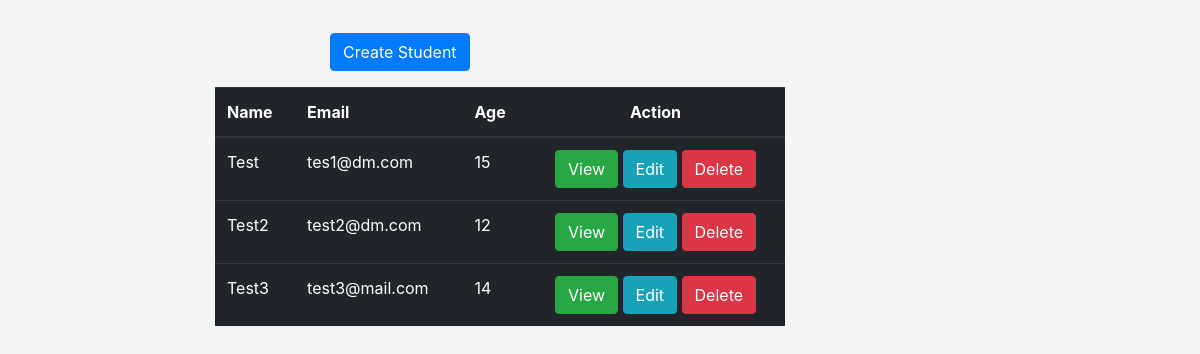
The page / on the database its author committed.
### student/models.py (models this page shows, shortened)
class CustomUser(AbstractUser):
    email = models.EmailField(max_length=254, unique=True, db_index=True)
    name = models.CharField(max_length=100, default='')
    age = models.PositiveIntegerField(default=0)
    gender = models.CharField(
        max_length=1,
        choices=GENDER_TYPE,
        default=GENDER_TYPE[0][0],
        blank=False
    )
    school = models.CharField(
        max_length=2,
        choices=SCHOOL_TYPE,
        null=True,
        blank=True
    )
    is_active = models.BooleanField(default=True)
    username = models.CharField(max_length=40, unique=False, default='')
    USERNAME_FIELD = 'email'
    REQUIRED_FIELDS = ['name', 'age', 'gender', 'school', 'is_active']

### student/views.py (the view)
# urls.py: path('', views.list_student, name='list_student'),
def list_student(request):
    students = CustomUser.objects.all()
    return render(request, 'student/list.html', {
        'students': students
    })

### student/templates/student/list.html (shortened to what this page needs)
{% extends "base.html" %}
{% block content %}
<div class="col-md-6 offset-md-3 mt-3">
    <div class="col-md-2">
        <a href="{% url 'student:create_student' %}" class="btn btn-primary">Create Student</a>
    </div>
</div>
<div class="col-md-6 offset-md-2 mt-3">
    <table class="table table-dark">
        <thead>
            <th scope="col">Name</th>
            <th scope="col">Email</th>
            <th scope="col">Age</th>
            <th scope="col" class="text-center">Action</th>
        </thead>
        <tbody>
        {% for student in students %}
        <tr>
            <td scope="row">{{ student.name }}</td>
            <td>{{ student.email }}</td>
            <td>{{ student.age}}</td>
            <td class="text-center">
                <a href="{% url 'student:view_student' student.id %}" class="btn btn-success">View</a>
                <a href="{% url 'student:edit_student' student.id %}" class="btn btn-info">Edit</a>
                <a href="{% url 'student:delete_student' student.id %}" class="btn btn-danger student-delete">Delete</a>
            </td>
        </tr>
        {% endfor %}
        </tbody>
    </table>
</div>
{% endblock content %}

### static/css/main.css (style rules this page uses)
html, body { height: 100%; }
body { background-color: #f5f5f5; }

### rows shown on the page
CustomUser: name "Test", email "tes1@dm.com", age "15"
CustomUser: name "Test2", email "test2@dm.com", age "12"
CustomUser: name "Test3", email "test3@mail.com", age "14"
